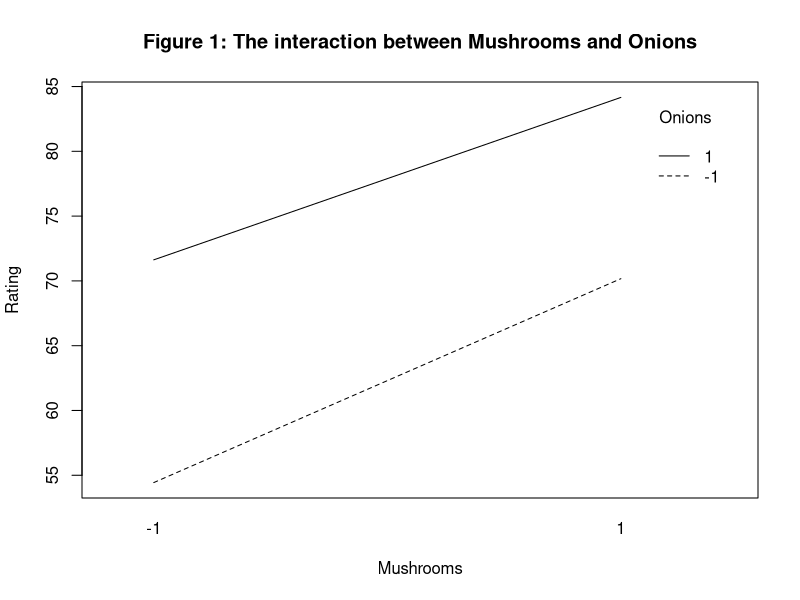
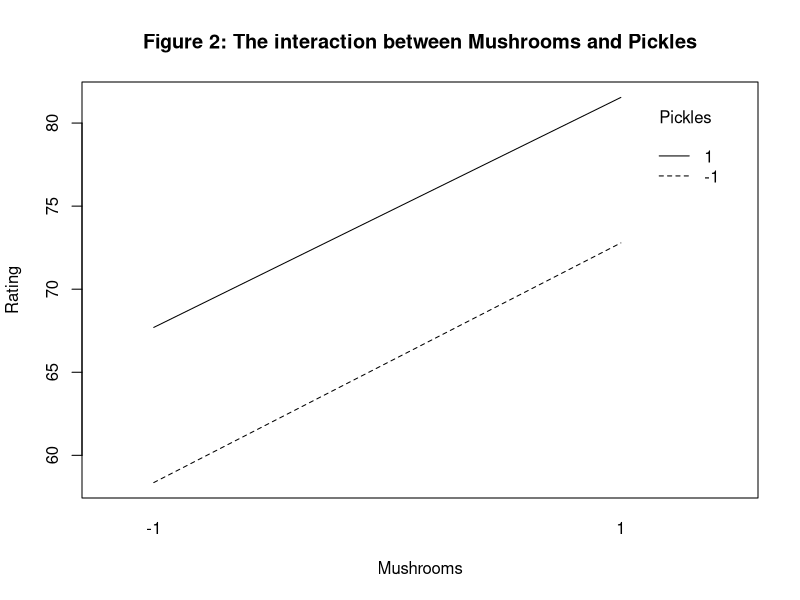
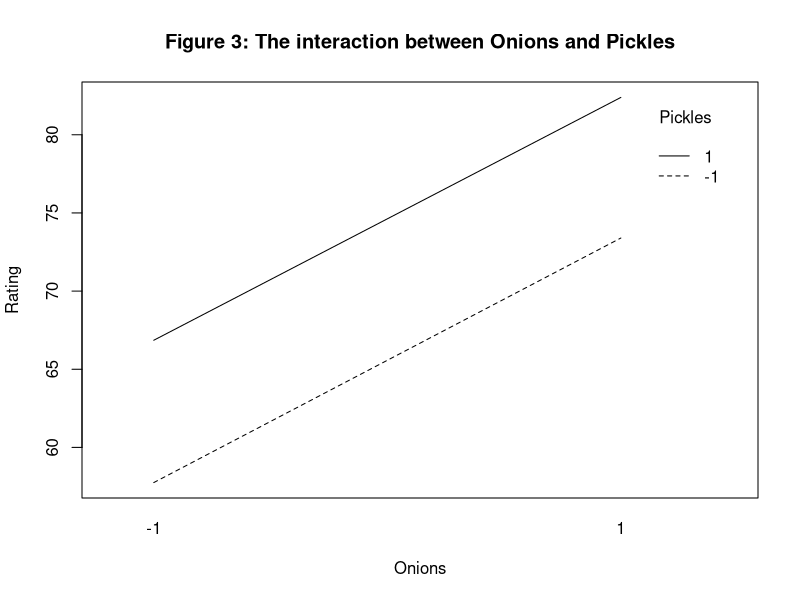
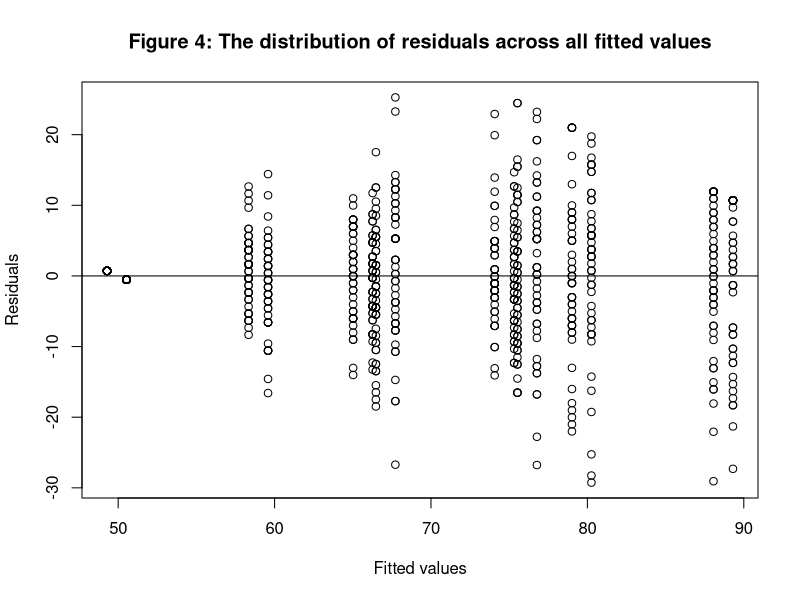
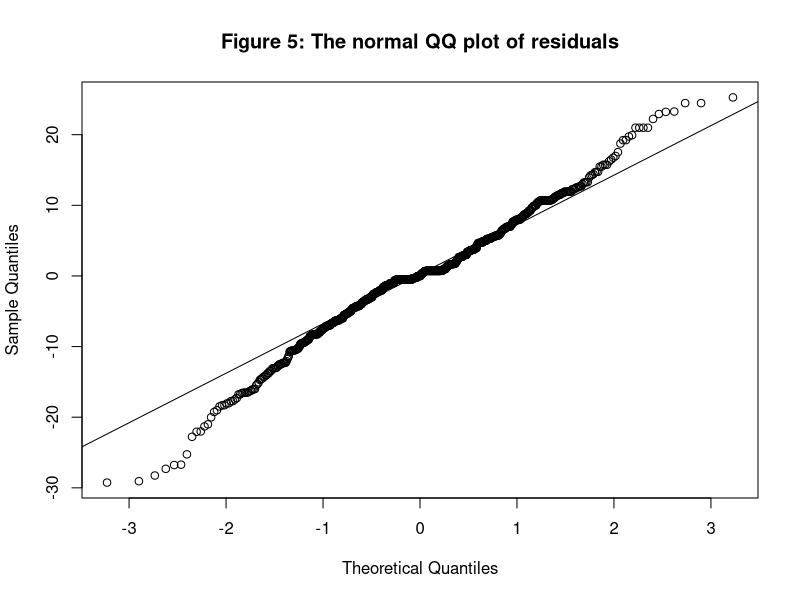

Write R code to recreate these figures, in order.
## ---- chunk 1
library(tidyverse)
library(knitr)
## ---- chunk 2
# Set up the factorial design with complete blocks
# The default number of block is 2 and the number of factor is 3
n <- 50
x1 <- rep(c(-1, 1), 2^3*n)
x2 <- rep(c(-1, -1, 1, 1), 2^3*n/2)
x3 <- rep(c(rep(-1, 4),rep(1,4)), 2^3*n/4)

# Distinguish the blocks for each observation
blk <- (c(rep(1, 2^3*n), rep(2, 2^3*n)))
run <- c(1:(2^3*n*2))
data <- data.frame(Run = run,
           M = x1,
           O = x2,
           P = x3,
           Block = blk)
## ---- chunk 3
# Set up the outcome
set.seed(305)
# Different factor has different effects on the outcome
rating <- c()
for (i in 1:nrow(data)){
  basic <- 50
  if (data[i,2] == 1){
    basic <- basic + rnorm(1, 15, 5)
  }
  if (data[i,3] == 1){
    basic <- basic + rnorm(1, 15, 10)
  }
  if (data[i,4] == 1){
    basic <- basic + rnorm(1, 10, 5)
  }
  if (basic > 100){
    basic <- 100
  }
  else if (basic < 0){
    basic <- 0
  }
  rating[i] <- round(basic, 0)
}
data$Rating <- rating
# You can choose to export the data set
# write.csv(data, "data_FP.csv", row.names = FALSE)
## ---- chunk 4
interaction.plot(
data$M,
data$O,
data$Rating,
trace.label = "Onions",
xlab = "Mushrooms",
ylab = "Rating",
main = "Figure 1: The interaction between Mushrooms and Onions"
)

interaction.plot(
data$M,
data$P,
data$Rating,
trace.label = "Pickles",
xlab = "Mushrooms",
ylab = "Rating",
main = "Figure 2: The interaction between Mushrooms and Pickles"
)

interaction.plot(
data$O,
data$P,
data$Rating,
trace.label = "Pickles",
xlab = "Onions",
ylab = "Rating",
main = "Figure 3: The interaction between Onions and Pickles"
)
## ---- chunk 5
model_full <- lm(Rating ~ M*O*P + as.factor(Block), data = data)
## ---- chunk 6
model_f_lm <- summary(model_full)
tibble(source = c("Intercept", "Mushrooms", "Onions", "Pickles", 
                  "Mushrooms:Onions", "Mushrooms:Pickles", "Onions:Pickles",
                  "Mushrooms:Onions:Pickles", "Blocks"),
       estimate = round(model_f_lm$coefficients[,"Estimate"][c(1:4, 6:9, 5)], 4),
       se = round(model_f_lm$coefficients[,"Std. Error"][c(1:4, 6:9, 5)], 4),
       t = round(model_f_lm$coefficients[,"t value"][c(1:4, 6:9, 5)], 3),
       p = round(model_f_lm$coefficients[,"Pr(>|t|)"][c(1:4, 6:9, 5)], 5)) %>% 
  rename(`Effects` = source,
         `Estimate` = estimate,
         `Standard Error` = se,
         `T value` = t,
         `P values` = p) %>% 
  kable(caption = "The summary of the full model")
## ---- chunk 7
anova_f <- anova(model_full)
tibble(source = c("Mushrooms", "Onions", "Pickles", "Mushrooms:Onions",
                  "Mushrooms:Pickles", "Onions:Pickles", 
                  "Mushrooms:Onions:Pickles", "Blocks", "Residuals"),
       df = anova_f$Df[c(1:3, 5:8, 4, 9)],
       ss = round(anova_f$`Sum Sq`[c(1:3, 5:8, 4, 9)], 0),
       ms = round(anova_f$`Mean Sq`[c(1:3, 5:8, 4, 9)], 0),
       f = round(anova_f$`F value`[c(1:3, 5:8, 4, 9)], 4),
       p = round(anova_f$`Pr(>F)`[c(1:3, 5:8, 4, 9)], 5)) %>% 
  rename(`Effects` = source,
         `Degree of Freedom` = df,
         `Sum of Squares` = ss,
         `Mean Squares` = ms,
         `F value` = f,
         `P value` = p) %>% 
  kable(caption = "The ANOVA table of the full model")
## ---- chunk 8
model_reduced <- lm(Rating ~ M + O + P + M:O + as.factor(Block), data = data)
## ---- chunk 9
model_r_lm <- summary(model_reduced)
tibble(source = c("Intercept", "Mushrooms", "Onions", "Pickles", "Mushrooms:Onions", 
                  "Blocks"),
       estimate = round(model_r_lm$coefficients[,"Estimate"][c(1:4, 6, 5)], 4),
       se = round(model_r_lm$coefficients[,"Std. Error"][c(1:4, 6, 5)], 4),
       t = round(model_r_lm$coefficients[,"t value"][c(1:4, 6, 5)], 3),
       p = round(model_r_lm$coefficients[,"Pr(>|t|)"][c(1:4, 6, 5)], 5)) %>% 
  rename(`Effects` = source,
         `Estimate` = estimate,
         `Standard Error` = se,
         `T value` = t,
         `P values` = p) %>% 
  kable(caption = "The summary of the reduced model")
## ---- chunk 10
anova_r <- anova(model_reduced)
tibble(source = c("Mushrooms", "Onions", "Pickles", "Mushrooms:Onions", 
                  "Blocks", "Residuals"),
       df = anova_r$Df[c(1:3, 5, 4, 6)],
       ss = anova_r$`Sum Sq`[c(1:3, 5, 4, 6)],
       ms = anova_r$`Mean Sq`[c(1:3, 5, 4, 6)],
       f = anova_r$`F value`[c(1:3, 5, 4, 6)],
       p = anova_r$`Pr(>F)`[c(1:3, 5, 4, 6)]) %>% 
  rename(`Source` = source,
         `Degree of Freedom` = df,
         `Sum of Squares` = ss,
         `Mean Squares` = ms,
         `F value` = f,
         `P value` = p) %>% 
  kable(caption = "The ANOVA table of the reduced model")
## ---- chunk 11
plot(model_reduced$fitted.values, 
     model_reduced$residuals,
     xlab = "Fitted values",
     ylab = "Residuals",
     main =  "Figure 4: The distribution of residuals across all fitted values")
abline(h = 0)
## ---- chunk 12
qqnorm(model_reduced$residuals,
       main = "Figure 5: The normal QQ plot of residuals")
qqline(model_reduced$residuals)
## ---- chunk 13
effect = 2*round(model_r_lm$coefficients[,"Estimate"][c(2:4, 6)], 4)
sd <- 2*round(model_r_lm$coefficients[,"Std. Error"][c(2:4, 6)], 4)
var <- sd^2
df <- anova_r$Df[6]
lower <- round(effect-qt(0.975, df)*sd, 3)
upper <- round(effect+qt(0.975, df)*sd, 3)
ci <- mapply(function(a, b) paste0("(", a, ", ", b, ")"), lower, upper)
tibble(name = c("Mushrooms", "Onions", "Pickles", "Mushrooms:Onions"),
       effect = effect,
       var = var,
       ci = ci) %>% 
  rename(`Effects` = name,
         `Factorial Effects` = effect,
         `Estimated Variance` = var,
         `95%Confidence Interval` = ci) %>% 
  kable(caption = "The summary of the reduced model")
